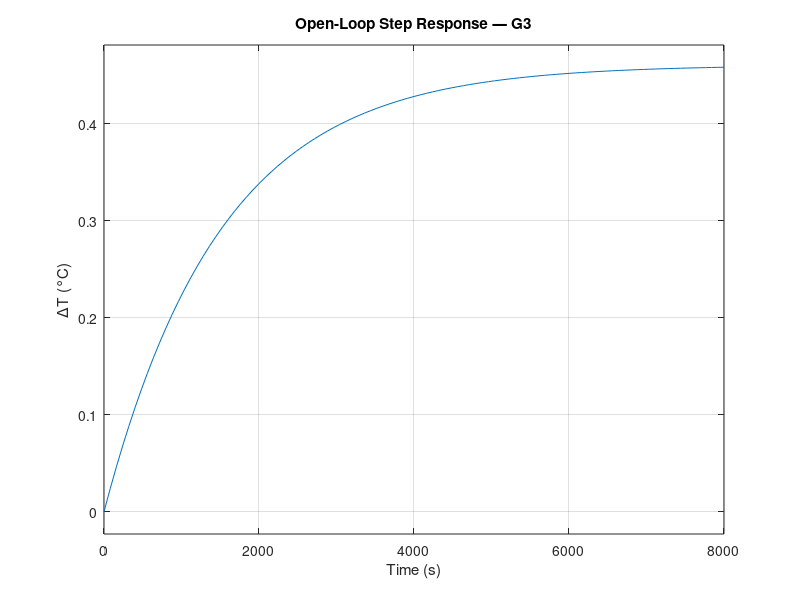
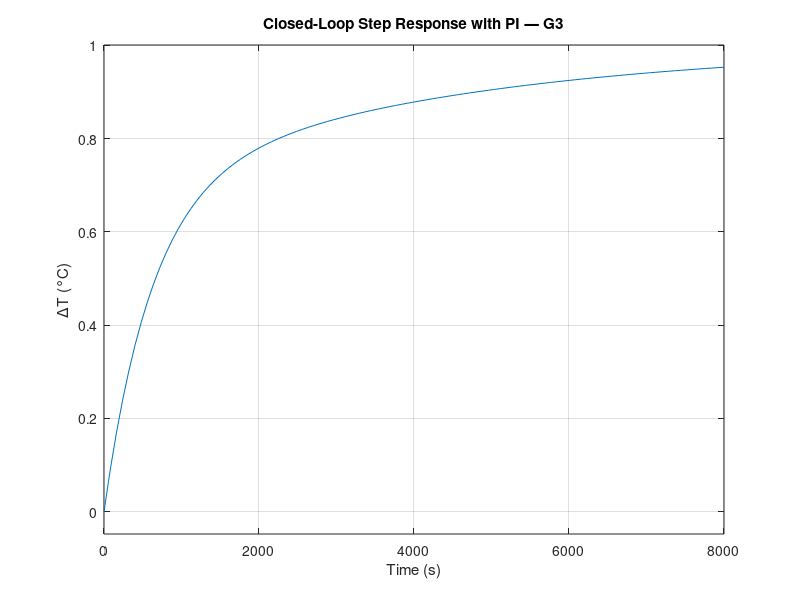
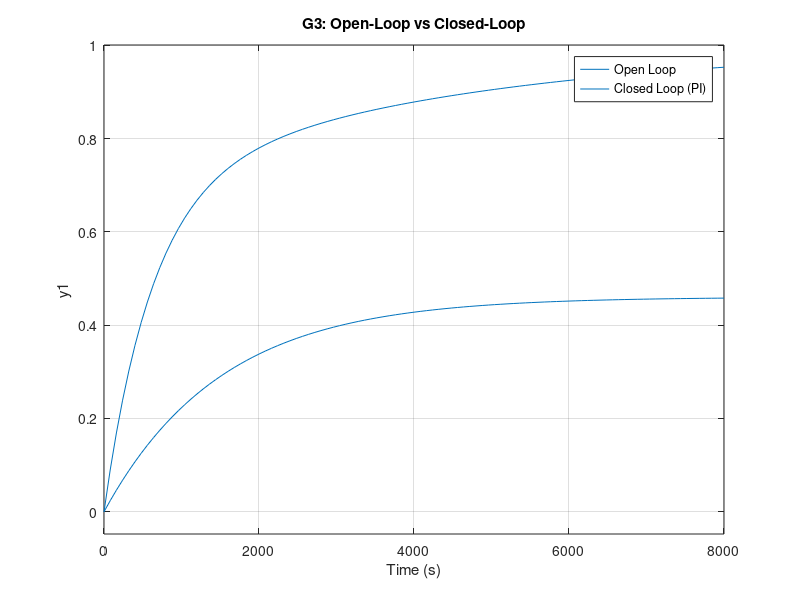

These charts were generated, in order, by the following MATLAB code:
%% PI Controller Validation on G1 and G3
% User-defined Kp and Ki

clear; clc; close all;

%% ================= USER INPUT =================
Kp = 3.9;        % <-- put your desired Kp here
Ki = 0.001250;      % <-- put your desired Ki here
% ===============================================

%% Identified plants
G1 = tf(0.648808, [1688.11 1]);    % Dataset 1
G3 = tf(0.460407,  [1508.15 1]);    % Dataset 3

%% PI Controller
C = pid(Kp, Ki);

%% Closed-loop systems
T1_cl = feedback(C * G1, 1);
T3_cl = feedback(C * G3, 1);

%% Open-loop step responses (plant only)
figure;
subplot(2,1,1)
step(G1, 8000)
grid on
title('Open-Loop Step Response — G1')
ylabel('\DeltaT (°C)')

subplot(2,1,2)
step(G3, 8000)
grid on
title('Open-Loop Step Response — G3')
xlabel('Time (s)')
ylabel('\DeltaT (°C)')

%% Closed-loop step responses (with PI)
figure;
subplot(2,1,1)
step(T1_cl, 8000)
grid on
title('Closed-Loop Step Response with PI — G1')
ylabel('\DeltaT (°C)')

subplot(2,1,2)
step(T3_cl, 8000)
grid on
title('Closed-Loop Step Response with PI — G3')
xlabel('Time (s)')
ylabel('\DeltaT (°C)')

%% Overlay comparison (before vs after)
figure;
subplot(2,1,1)
step(G1, 8000); hold on;
step(T1_cl, 8000);
grid on
title('G1: Open-Loop vs Closed-Loop')
legend('Open Loop', 'Closed Loop (PI)', 'Location', 'best')

subplot(2,1,2)
step(G3, 8000); hold on;
step(T3_cl, 8000);
grid on
title('G3: Open-Loop vs Closed-Loop')
legend('Open Loop', 'Closed Loop (PI)', 'Location', 'best')
xlabel('Time (s)')

%% Display controller gains
fprintf('\nPI Controller Parameters:\n');
fprintf('Kp = %.6f\n', Kp);
fprintf('Ki = %.6f\n', Ki);
